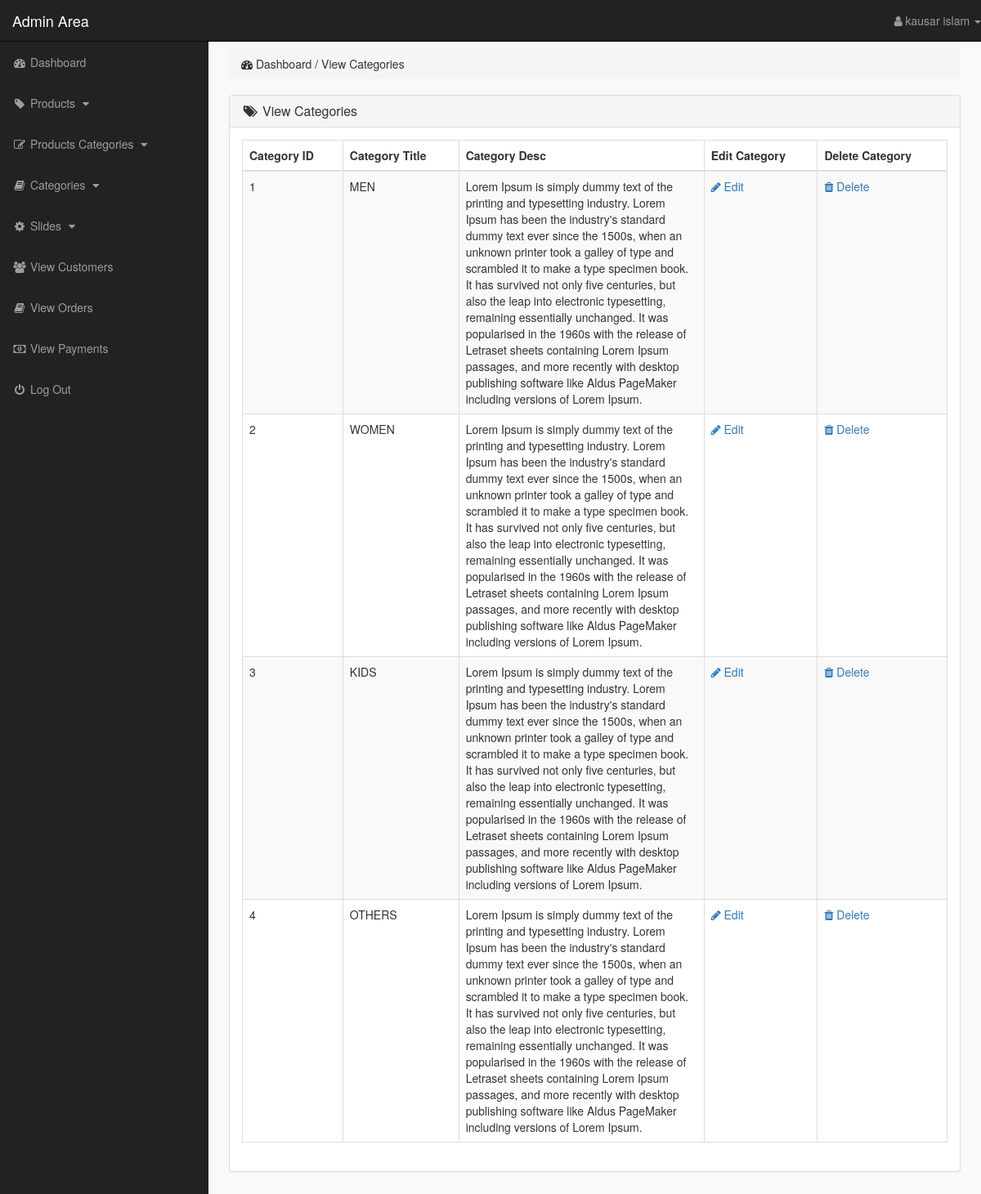
The page /admin_area/index.php?view_cats (signed in) on the database its author committed.
### tables this page shows
CREATE TABLE `categories` (
  `cat_id` int(100) NOT NULL,
  `cat_title` text NOT NULL,
  `cat_desc` text NOT NULL
);

### admin_area/view_cats.php (the view)
<?php
    if(!isset($_SESSION['admin_email'])){
        echo "<script>window.open('login.php','_self')</script>";
    }else{
?>
<div class="row">
    <div class="col-lg-12">
        <ol class="breadcrumb">
            <li>
                <i class="fa fa-dashboard"></i> Dashboard / View Categories
            </li>
        </ol>
    </div>
</div>
<div class="row">
    <div class="col-lg-12">
        <div class="panel panel-default">
            <div class="panel-heading">
                <h3 class="panel-title">
                    <i class="fa fa-tags fa-fw"></i> View Categories
                </h3>
            </div>
            <div class="panel-body">
                <div class="table-responsive">
                    <table class="table table-hover table-striped table-bordered">
                        <thead>
                            <tr>
                                <th> Category ID </th>
                                <th> Category Title </th>
                                <th> Category Desc </th>
                                <th> Edit Category </th>
                                <th> Delete Category </th>
                            </tr>
                        </thead>
                        <tbody>
                            <?php
                                $i=0;
                                $get_cats = "select * from categories";
                                $run_cats = mysqli_query($con,$get_cats);
                                while($row_cats=mysqli_fetch_array($run_cats)){
                                    $cat_id = $row_cats['cat_id'];
                                    $cat_title = $row_cats['cat_title'];
                                    $cat_desc = $row_cats['cat_desc'];
                                    $i++;
                            ?>
                            <tr>
                                <td> <?php echo $i; ?> </td>
                                <td> <?php echo $cat_title; ?> </td>
                                <td width="300"> <?php echo $cat_desc; ?> </td>
                                <td>
                                    <a href="index.php?edit_cat= <?php echo $cat_id; ?> ">
                                        <i class="fa fa-pencil"></i> Edit
                                    </a>
                                </td>
                                <td>
                                    <a href="index.php?delete_cat= <?php echo $cat_id; ?> ">
                                        <i class="fa fa-trash"></i> Delete
                                    </a>
                                </td>
                            </tr>
                            <?php } ?>
                        </tbody>
                    </table>
                </div>
            </div>
        </div>
    </div>
</div>
<?php } ?>

### admin_area/includes/sidebar_stuff.php (shortened to what this page needs)
<?php
    if(!isset($_SESSION['admin_email'])){
        echo "<script>window.open('login.php','_self')</script>";
    }else{
?>
<nav class="navbar navbar-inverse navbar-fixed-top">
    <div class="navbar-header">
        <a href="index.php?dashboard" class="navbar-brand">Admin Area</a>
    </div>
    <ul class="nav navbar-right top-nav">
        <li class="dropdown">
            <a href="#" class="dropdown-toggle" data-toggle="dropdown">
                <i class="fa fa-user"></i> <?php echo $admin_name; ?> <b class="caret"></b>
            </a>
        </li>
    </ul>
    <div class="collapse navbar-collapse navbar-ex1-collapse">
        <ul class="nav navbar-nav side-nav">
            <li>
                <a href="index.php?dashboard">
                        <i class="fa fa-fw fa-dashboard"></i> Dashboard
                </a>
            </li>
            <li>
                <a href="#" data-toggle="collapse" data-target="#products">
                        <i class="fa fa-fw fa-tag"></i> Products
                        <i class="fa fa-fw fa-caret-down"></i>
                </a>
            </li>
            <li>
                <a href="#" data-toggle="collapse" data-target="#p_cat">
                        <i class="fa fa-fw fa-edit"></i> Products Categories
                        <i class="fa fa-fw fa-caret-down"></i>
                </a>
            </li>
            <li>
                <a href="#" data-toggle="collapse" data-target="#cat">
                        <i class="fa fa-fw fa-book"></i> Categories
                        <i class="fa fa-fw fa-caret-down"></i>
                </a>
            </li>
            <li>
                <a href="#" data-toggle="collapse" data-target="#slides">
                        <i class="fa fa-fw fa-gear"></i> Slides
                        <i class="fa fa-fw fa-caret-down"></i>
                </a>
            </li>
            <li>
                <a href="index.php?view_customers">
                    <i class="fa fa-fw fa-users"></i> View Customers
                </a>
            </li>
            <li>
                <a href="index.php?view_orders">
                    <i class="fa fa-fw fa-book"></i> View Orders
                </a>
            </li>
            <li>
                <a href="index.php?view_payments">
                    <i class="fa fa-fw fa-money"></i> View Payments
                </a>
            </li>
            <li>
                <a href="logout.php">
                    <i class="fa fa-fw fa-power-off"></i> Log Out
                </a>
            </li>
        </ul>
    </div>
</nav>
<?php } ?>

### admin_area/css/style.css (style rules this page uses)
body { margin-top: 100px; }
@media (min-width: 768px) { body { margin-top: 50px; } }
.top-nav { 0 15px; }
.top-nav>li { float: left; display: inline-block; }
.top-nav>li>a { color: #999999; line-height: 20px; padding-top: 15px; padding-bottom: 15px; }
@media (min-width: 768px) { .side-nav { position: fixed; top: 51px; bottom: 0; width: 255px; overflow-y: auto; overflow-x: hidden; background-color: #222222; padding-bottom: 40px; border-radius: 0; } }
@media (min-width: 768px) { .side-nav>li>a { width: 255px; } }
.panel-body { border-radius: 5px; }

### rows shown on the page
categories: cat_title "MEN", cat_desc "Lorem Ipsum is simply dummy text of the printing and typesetting industry. Lorem Ipsum has been the industry's standard dummy text ever since the 1500s, when an unknown printer took a galley of type and scrambled it to make a type specimen book. It has survived not only five centuries, but also the leap into electronic typesetting, remaining essentially unchanged. It was popularised in the 1960s with the release of Letraset sheets containing Lorem Ipsum passages, and more recently with desktop publishing software like Aldus PageMaker including versions of Lorem Ipsum."
categories: cat_title "WOMEN", cat_desc "Lorem Ipsum is simply dummy text of the printing and typesetting industry. Lorem Ipsum has been the industry's standard dummy text ever since the 1500s, when an unknown printer took a galley of type and scrambled it to make a type specimen book. It has survived not only five centuries, but also the leap into electronic typesetting, remaining essentially unchanged. It was popularised in the 1960s with the release of Letraset sheets containing Lorem Ipsum passages, and more recently with desktop publishing software like Aldus PageMaker including versions of Lorem Ipsum."
categories: cat_title "KIDS", cat_desc "Lorem Ipsum is simply dummy text of the printing and typesetting industry. Lorem Ipsum has been the industry's standard dummy text ever since the 1500s, when an unknown printer took a galley of type and scrambled it to make a type specimen book. It has survived not only five centuries, but also the leap into electronic typesetting, remaining essentially unchanged. It was popularised in the 1960s with the release of Letraset sheets containing Lorem Ipsum passages, and more recently with desktop publishing software like Aldus PageMaker including versions of Lorem Ipsum."
categories: cat_title "OTHERS", cat_desc "Lorem Ipsum is simply dummy text of the printing and typesetting industry. Lorem Ipsum has been the industry's standard dummy text ever since the 1500s, when an unknown printer took a galley of type and scrambled it to make a type specimen book. It has survived not only five centuries, but also the leap into electronic typesetting, remaining essentially unchanged. It was popularised in the 1960s with the release of Letraset sheets containing Lorem Ipsum passages, and more recently with desktop publishing software like Aldus PageMaker including versions of Lorem Ipsum."

### other values the page prints
$admin_name "kausar islam"
